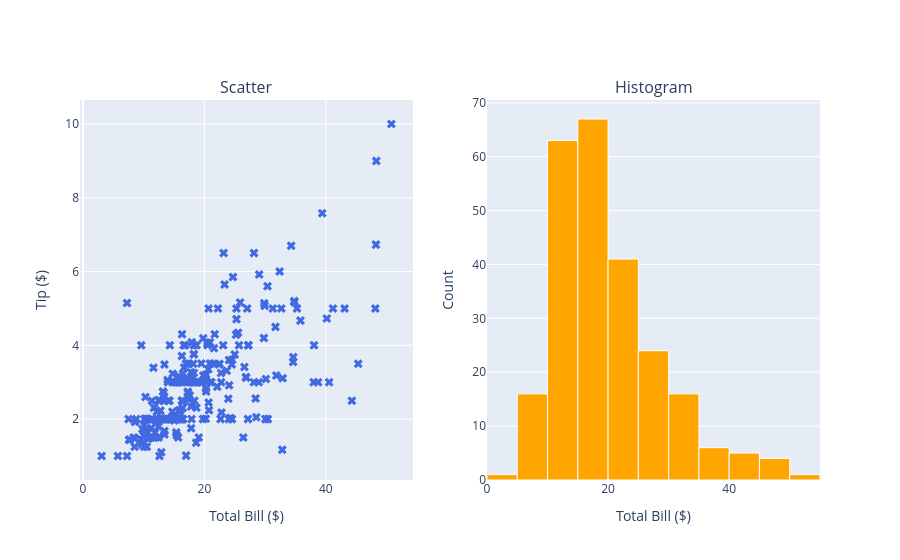

The code cell stored with this chart in its notebook:
### Code cell
fig = make_subplots(
    rows=1, cols=2,
    subplot_titles=['Scatter', 'Histogram'],
    shared_xaxes=True
)

fig.add_trace(
    go.Scatter(
        x=tips['total_bill'],
        y=tips['tip'],
        mode='markers',
        marker=dict(size=8, color='royalblue', symbol='x'),
        showlegend=False 
    ),
    row=1, col=1
)

fig.add_trace(
    go.Histogram(
        x=tips['total_bill'],
        nbinsx=20,
        marker=dict(color='orange', 
                    line=dict(color='white', width=1)),
        showlegend=False 
    ),
    row=1, col=2
)

fig.update_xaxes(title_text='Total Bill ($)', row=1, col=1)   # left x
fig.update_xaxes(title_text='Total Bill ($)', row=1, col=2)   # right x
fig.update_yaxes(title_text='Tip ($)', row=1, col=1)          # left y
fig.update_yaxes(title_text='Count', row=1, col=2)             # right y

fig.show()

### Figure 1 — Plotly figure (JSON) as saved in the notebook; plotly's stock layout.template omitted (floating-point values rounded to 4 significant figures; data arrays with more than 128 entries replaced by an {"elided": "..."} marker saying what was removed)
{"data": [{"marker": {"color": "royalblue", "size": 8, "symbol": "x"}, "mode": "markers", "showlegend": false, "type": "scatter", "x": {"elided": "244 float values"}, "xaxis": "x", "y": {"elided": "244 float values"}, "yaxis": "y"}, {"marker": {"color": "orange", "line": {"color": "white", "width": 1}}, "nbinsx": 20, "showlegend": false, "type": "histogram", "x": {"elided": "244 float values"}, "xaxis": "x2", "yaxis": "y2"}], "layout": {"annotations": [{"font": {"size": 16}, "showarrow": false, "text": "Scatter", "x": 0.225, "xanchor": "center", "xref": "paper", "y": 1, "yanchor": "bottom", "yref": "paper"}, {"font": {"size": 16}, "showarrow": false, "text": "Histogram", "x": 0.775, "xanchor": "center", "xref": "paper", "y": 1, "yanchor": "bottom", "yref": "paper"}], "xaxis": {"anchor": "y", "domain": [0, 0.45], "title": {"text": "Total Bill ($)"}}, "xaxis2": {"anchor": "y2", "domain": [0.55, 1], "title": {"text": "Total Bill ($)"}}, "yaxis": {"anchor": "x", "domain": [0, 1], "title": {"text": "Tip ($)"}}, "yaxis2": {"anchor": "x2", "domain": [0, 1], "title": {"text": "Count"}}}}
